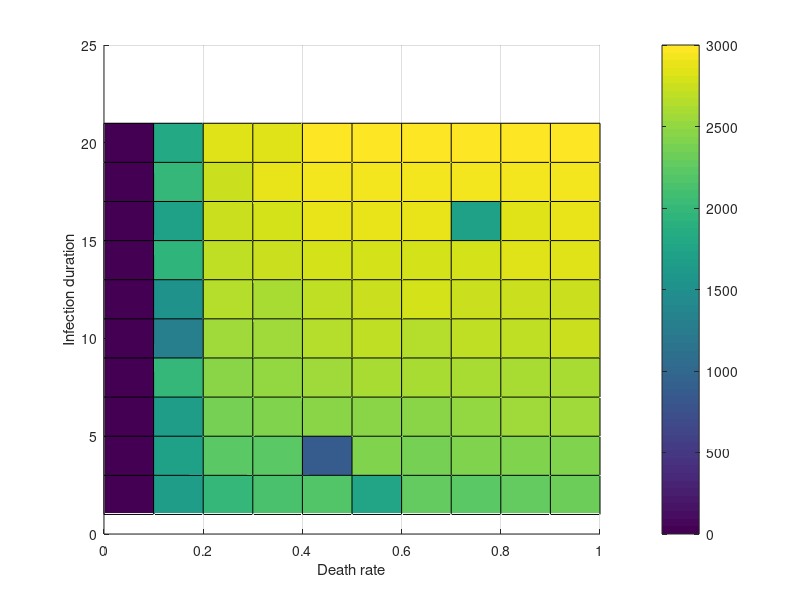

Write MATLAB code to recreate this figure.
% Program used to create 3D plot from results of 38 hour simulation with different parameters for each iteration.
clc; clear; clear all;
figure;
pilesOfDead = [5 1793 2835 2816 2972 2991 2990 2992 2991 2992 3000; 3 1996 2755 2894 2920 2919 2921 2938 2942 2937 2939; 4 1717 2736 2786 2874 2889 2888 1720 2843 2896 2893; 5 1965 2710 2729 2791 2803 2808 2800 2830 2823 2826; 1 1504 2659 2624 2704 2742 2770 2729 2758 2720 2765; 2 1295 2534 2569 2641 2681 2641 2679 2692 2730 2721; 0 1977 2456 2517 2537 2584 2593 2591 2601 2600 2616; 0 1686 2361 2432 2438 2468 2481 2516 2552 2541 2572; 2 1692 2236 2217 869 2397 2381 2392 2422 2407 2461; 0 1651 1972 2122 2182 1765 2278 2219 2281 2303 2330; 0 0 0 0 0 0 0 0 0 0 0];
immunityOrDeath = [0:0.1:1];
infectionDuration = [21:-2:1];
surf(immunityOrDeath,infectionDuration,pilesOfDead);
xlabel("Death rate");
ylabel("Infection duration");
zlabel("Deaths");
set(gcf,'Toolbar','figure');
view (2);
colorbar;
